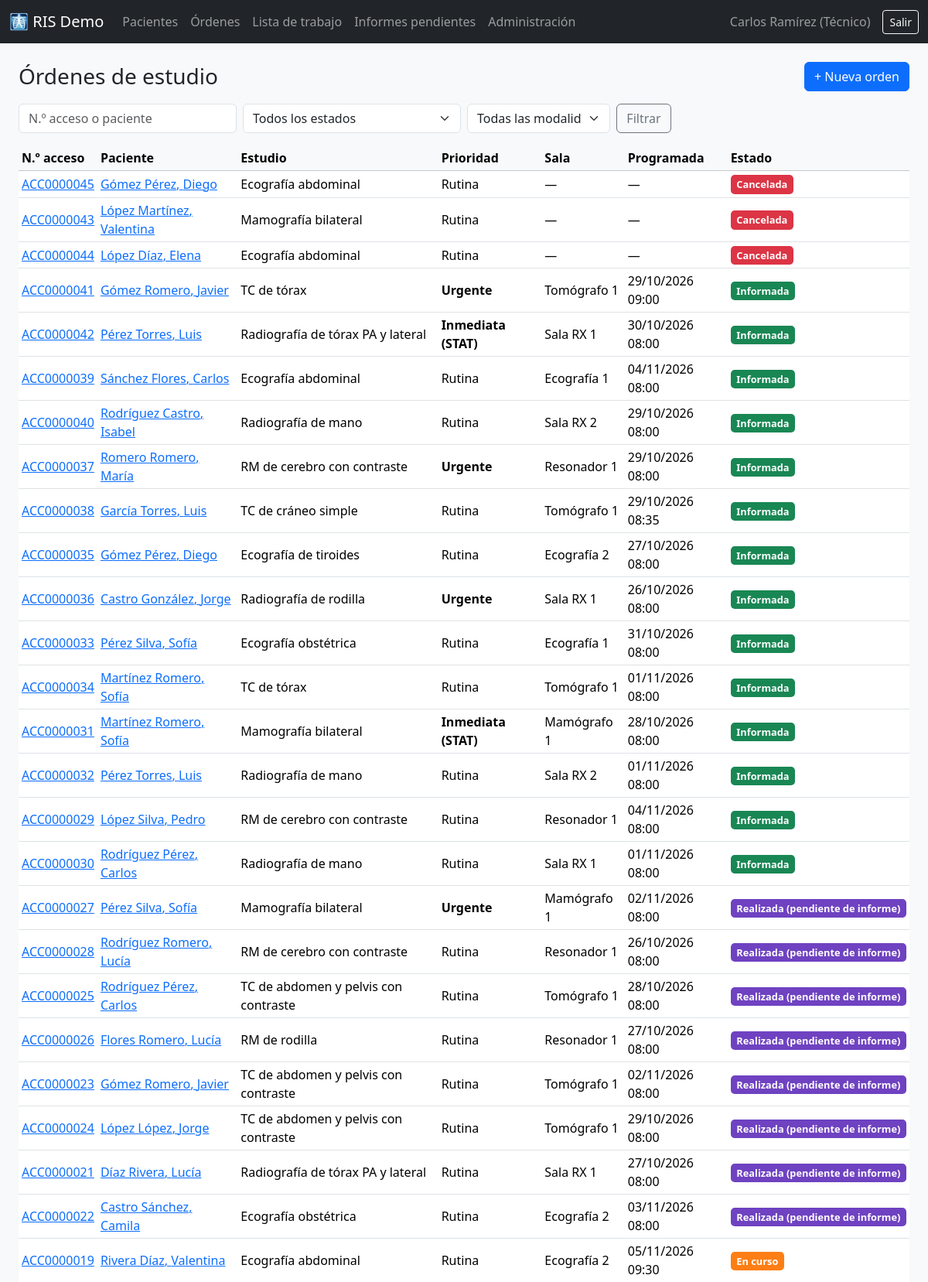
The app's page /ordenes/ (signed in, upper part) with its own data.
### ris/models.py (models this page shows, shortened)
class Orden(models.Model):
    class Prioridad(models.TextChoices):
        RUTINA = "RUTINA", "Rutina"
        URGENTE = "URGENTE", "Urgente"
        STAT = "STAT", "Inmediata (STAT)"
    class Estado(models.TextChoices):
        SOLICITADA = "SOLICITADA", "Solicitada"
        PROGRAMADA = "PROGRAMADA", "Programada"
        EN_CURSO = "EN_CURSO", "En curso"
        REALIZADA = "REALIZADA", "Realizada (pendiente de informe)"
        INFORMADA = "INFORMADA", "Informada"
        CANCELADA = "CANCELADA", "Cancelada"
    numero_acceso = models.CharField(
        "N.º de acceso", max_length=20, unique=True, null=True, blank=True, editable=False
    )
    paciente = models.ForeignKey(Paciente, on_delete=models.PROTECT, related_name="ordenes")
    procedimiento = models.ForeignKey(Procedimiento, on_delete=models.PROTECT, related_name="ordenes")
    medico_solicitante = models.CharField("Médico solicitante", max_length=150)
    indicacion_clinica = models.TextField("Indicación clínica")
    prioridad = models.CharField(max_length=10, choices=Prioridad.choices, default=Prioridad.RUTINA)
    estado = models.CharField(max_length=12, choices=Estado.choices, default=Estado.SOLICITADA)
    sala = models.ForeignKey(Sala, on_delete=models.SET_NULL, null=True, blank=True, related_name="ordenes")
    fecha_programada = models.DateTimeField("Fecha y hora programada", null=True, blank=True)
    fecha_inicio = models.DateTimeField(null=True, blank=True)
    fecha_realizacion = models.DateTimeField("Fecha de realización", null=True, blank=True)
    tecnico = models.ForeignKey(
        settings.AUTH_USER_MODEL,
        on_delete=models.SET_NULL,
        null=True,
        blank=True,
        related_name="estudios_realizados",
        verbose_name="Técnico",
    )
    creado = models.DateTimeField("Fecha de solicitud", auto_now_add=True)
    class Meta:
        ordering = ["-creado"]
        verbose_name_plural = "órdenes"

class Paciente(models.Model):
    class Sexo(models.TextChoices):
        FEMENINO = "F", "Femenino"
        MASCULINO = "M", "Masculino"
        OTRO = "O", "Otro"
    historia_clinica = models.CharField(
        "N.º historia clínica", max_length=20, unique=True, null=True, blank=True, editable=False
    )
    documento = models.CharField("Documento de identidad", max_length=20, unique=True)
    nombres = models.CharField(max_length=100)
    apellidos = models.CharField(max_length=100)
    fecha_nacimiento = models.DateField("Fecha de nacimiento")
    sexo = models.CharField(max_length=1, choices=Sexo.choices)
    telefono = models.CharField("Teléfono", max_length=30, blank=True)
    email = models.EmailField(blank=True)
    creado = models.DateTimeField(auto_now_add=True)
    class Meta:
        ordering = ["apellidos", "nombres"]

class Procedimiento(models.Model):
    codigo = models.CharField("Código", max_length=20, unique=True)
    nombre = models.CharField(max_length=200)
    modalidad = models.CharField(max_length=2, choices=Modalidad.choices)
    duracion_minutos = models.PositiveIntegerField("Duración (min)", default=15)
    class Meta:
        ordering = ["modalidad", "nombre"]

class Sala(models.Model):
    nombre = models.CharField(max_length=100, unique=True)
    modalidad = models.CharField(max_length=2, choices=Modalidad.choices)
    activa = models.BooleanField(default=True)
    class Meta:
        ordering = ["modalidad", "nombre"]
        verbose_name_plural = "salas"

### ris/views.py (the view, shortened to what this page needs)
# urls.py: path("ordenes/", views.ordenes_lista, name="ordenes"),
@login_required
def ordenes_lista(request):
    estado = request.GET.get("estado", "")
    modalidad = request.GET.get("modalidad", "")
    q = request.GET.get("q", "").strip()
    ordenes = Orden.objects.select_related(*RELACIONES_ORDEN)
    if estado:
        ordenes = ordenes.filter(estado=estado)
    if modalidad:
        ordenes = ordenes.filter(procedimiento__modalidad=modalidad)
    return render(
        request,
        "ris/ordenes/lista.html",
        {
            "ordenes": ordenes,
            "estados": Orden.Estado.choices,
            "modalidades": Modalidad.choices,
            "filtro": {"estado": estado, "modalidad": modalidad, "q": q},
        },
    )

### ris/templates/ris/ordenes/lista.html (shortened to what this page needs)
{% extends "ris/base.html" %}
{% block contenido %}
<div class="d-flex justify-content-between align-items-center mb-3">
  <h1 class="h3 mb-0">Órdenes de estudio</h1>
  <a class="btn btn-primary" href="{% url 'ris:orden_nueva' %}">+ Nueva orden</a>
</div>
<form class="row g-2 mb-3" method="get">
  <div class="col-md-3">
    <input class="form-control" name="q" value="{{ filtro.q }}" placeholder="N.º acceso o paciente">
  </div>
  <div class="col-md-3">
    <select class="form-select" name="estado">
      <option value="">Todos los estados</option>
    </select>
  </div>
  <div class="col-md-2">
    <select class="form-select" name="modalidad">
      <option value="">Todas las modalidades</option>
    </select>
  </div>
  <div class="col-auto"><button class="btn btn-outline-secondary">Filtrar</button></div>
</form>
{% include "ris/_tabla_ordenes.html" %}
{% endblock %}

### ris/templates/ris/base.html (shortened to what this page needs)
<!doctype html>
<html lang="es">
<head>
  <link href="https://cdn.jsdelivr.net/npm/bootstrap@5.3.3/dist/css/bootstrap.min.css" rel="stylesheet">
</head>
<body class="bg-light">
<nav class="navbar navbar-expand navbar-dark bg-dark mb-4">
  <div class="container-fluid">
    <a class="navbar-brand" href="{% url 'ris:dashboard' %}">🩻 RIS Demo</a>
    {% if user.is_authenticated %}
      <ul class="navbar-nav me-auto">
        <li class="nav-item"><a class="nav-link" href="{% url 'ris:pacientes' %}">Pacientes</a></li>
        <li class="nav-item"><a class="nav-link" href="{% url 'ris:ordenes' %}">Órdenes</a></li>
        <li class="nav-item"><a class="nav-link" href="{% url 'ris:worklist' %}">Lista de trabajo</a></li>
        <li class="nav-item"><a class="nav-link" href="{% url 'ris:informes' %}">Informes pendientes</a></li>
        <li class="nav-item"><a class="nav-link" href="{% url 'admin:index' %}">Administración</a></li>
      </ul>
      <span class="navbar-text me-3">{{ user.get_full_name|default:user.username }}</span>
      <form method="post" action="{% url 'admin:logout' %}">
        <button class="btn btn-outline-light btn-sm">Salir</button>
      </form>
    {% endif %}
  </div>
</nav>
<main class="container-fluid px-4 pb-5">
  {% block contenido %}{% endblock %}
</main>
</body>
</html>

### ris/templates/ris/_tabla_ordenes.html
<table class="table table-sm table-hover align-middle bg-white">
  <thead class="table-light">
    <tr>
      <th>N.º acceso</th>
      {% if not ocultar_paciente %}<th>Paciente</th>{% endif %}
      <th>Estudio</th>
      <th>Prioridad</th>
      <th>Sala</th>
      <th>Programada</th>
      <th>Estado</th>
    </tr>
  </thead>
  <tbody>
  {% for o in ordenes %}
    <tr>
      <td><a href="{% url 'ris:orden_detalle' o.pk %}">{{ o.numero_acceso }}</a></td>
      {% if not ocultar_paciente %}
        <td><a href="{% url 'ris:paciente_detalle' o.paciente.pk %}">{{ o.paciente.apellidos }}, {{ o.paciente.nombres }}</a></td>
      {% endif %}
      <td>{{ o.procedimiento.nombre }}</td>
      <td class="prio-{{ o.prioridad }}">{{ o.get_prioridad_display }}</td>
      <td>{{ o.sala.nombre|default:"—" }}</td>
      <td>{{ o.fecha_programada|date:"d/m/Y H:i"|default:"—" }}</td>
      <td><span class="estado estado-{{ o.estado }}">{{ o.get_estado_display }}</span></td>
    </tr>
  {% empty %}
    <tr><td colspan="7" class="text-muted text-center py-3">No hay órdenes.</td></tr>
  {% endfor %}
  </tbody>
</table>

### ris/templates/ris/base.html (style rules this page uses)
.estado { display:inline-block; padding:.2em .6em; border-radius:.4em; color:#fff; font-size:.8em; font-weight:600; white-space:nowrap; }
.estado-EN_CURSO { background:#fd7e14; }
.estado-REALIZADA { background:#6f42c1; }
.estado-INFORMADA { background:#198754; }
.estado-CANCELADA { background:#dc3545; }
.prio-URGENTE { color:#fd7e14; font-weight:700; }
.prio-STAT { color:#dc3545; font-weight:700; }

### records on screen
Orden: numero_acceso "ACC0000045", paciente.apellidos "Gómez Pérez", paciente.nombres "Diego", procedimiento.nombre "Ecografía abdominal", prioridad "Rutina", sala.nombre "—", fecha_programada "—", estado "Cancelada"
Orden: numero_acceso "ACC0000043", paciente.apellidos "López Martínez", paciente.nombres "Valentina", procedimiento.nombre "Mamografía bilateral", prioridad "Rutina", sala.nombre "—", fecha_programada "—", estado "Cancelada"
Orden: numero_acceso "ACC0000044", paciente.apellidos "López Díaz", paciente.nombres "Elena", procedimiento.nombre "Ecografía abdominal", prioridad "Rutina", sala.nombre "—", fecha_programada "—", estado "Cancelada"
Orden: numero_acceso "ACC0000041", paciente.apellidos "Gómez Romero", paciente.nombres "Javier", procedimiento.nombre "TC de tórax", prioridad "Urgente", sala.nombre "Tomógrafo 1", fecha_programada "29/10/2026 09:00", estado "Informada"
Orden: numero_acceso "ACC0000042", paciente.apellidos "Pérez Torres", paciente.nombres "Luis", procedimiento.nombre "Radiografía de tórax PA y lateral", prioridad "Inmediata (STAT)", sala.nombre "Sala RX 1", fecha_programada "30/10/2026 08:00", estado "Informada"
Orden: numero_acceso "ACC0000039", paciente.apellidos "Sánchez Flores", paciente.nombres "Carlos", procedimiento.nombre "Ecografía abdominal", prioridad "Rutina", sala.nombre "Ecografía 1", fecha_programada "04/11/2026 08:00", estado "Informada"
Orden: numero_acceso "ACC0000040", paciente.apellidos "Rodríguez Castro", paciente.nombres "Isabel", procedimiento.nombre "Radiografía de mano", prioridad "Rutina", sala.nombre "Sala RX 2", fecha_programada "29/10/2026 08:00", estado "Informada"
Orden: numero_acceso "ACC0000037", paciente.apellidos "Romero Romero", paciente.nombres "María", procedimiento.nombre "RM de cerebro con contraste", prioridad "Urgente", sala.nombre "Resonador 1", fecha_programada "29/10/2026 08:00", estado "Informada"
Orden: numero_acceso "ACC0000038", paciente.apellidos "García Torres", paciente.nombres "Luis", procedimiento.nombre "TC de cráneo simple", prioridad "Rutina", sala.nombre "Tomógrafo 1", fecha_programada "29/10/2026 08:35", estado "Informada"
Orden: numero_acceso "ACC0000035", paciente.apellidos "Gómez Pérez", paciente.nombres "Diego", procedimiento.nombre "Ecografía de tiroides", prioridad "Rutina", sala.nombre "Ecografía 2", fecha_programada "27/10/2026 08:00", estado "Informada"
Orden: numero_acceso "ACC0000036", paciente.apellidos "Castro González", paciente.nombres "Jorge", procedimiento.nombre "Radiografía de rodilla", prioridad "Urgente", sala.nombre "Sala RX 1", fecha_programada "26/10/2026 08:00", estado "Informada"
Orden: numero_acceso "ACC0000033", paciente.apellidos "Pérez Silva", paciente.nombres "Sofía", procedimiento.nombre "Ecografía obstétrica", prioridad "Rutina", sala.nombre "Ecografía 1", fecha_programada "31/10/2026 08:00", estado "Informada"
Orden: numero_acceso "ACC0000034", paciente.apellidos "Martínez Romero", paciente.nombres "Sofía", procedimiento.nombre "TC de tórax", prioridad "Rutina", sala.nombre "Tomógrafo 1", fecha_programada "01/11/2026 08:00", estado "Informada"
Orden: numero_acceso "ACC0000031", paciente.apellidos "Martínez Romero", paciente.nombres "Sofía", procedimiento.nombre "Mamografía bilateral", prioridad "Inmediata (STAT)", sala.nombre "Mamógrafo 1", fecha_programada "28/10/2026 08:00", estado "Informada"
Orden: numero_acceso "ACC0000032", paciente.apellidos "Pérez Torres", paciente.nombres "Luis", procedimiento.nombre "Radiografía de mano", prioridad "Rutina", sala.nombre "Sala RX 2", fecha_programada "01/11/2026 08:00", estado "Informada"
Orden: numero_acceso "ACC0000029", paciente.apellidos "López Silva", paciente.nombres "Pedro", procedimiento.nombre "RM de cerebro con contraste", prioridad "Rutina", sala.nombre "Resonador 1", fecha_programada "04/11/2026 08:00", estado "Informada"
Orden: numero_acceso "ACC0000030", paciente.apellidos "Rodríguez Pérez", paciente.nombres "Carlos", procedimiento.nombre "Radiografía de mano", prioridad "Rutina", sala.nombre "Sala RX 1", fecha_programada "01/11/2026 08:00", estado "Informada"
Orden: numero_acceso "ACC0000027", paciente.apellidos "Pérez Silva", paciente.nombres "Sofía", procedimiento.nombre "Mamografía bilateral", prioridad "Urgente", sala.nombre "Mamógrafo 1", fecha_programada "02/11/2026 08:00", estado "Realizada (pendiente de informe)"
Orden: numero_acceso "ACC0000028", paciente.apellidos "Rodríguez Romero", paciente.nombres "Lucía", procedimiento.nombre "RM de cerebro con contraste", prioridad "Rutina", sala.nombre "Resonador 1", fecha_programada "26/10/2026 08:00", estado "Realizada (pendiente de informe)"
Orden: numero_acceso "ACC0000025", paciente.apellidos "Rodríguez Pérez", paciente.nombres "Carlos", procedimiento.nombre "TC de abdomen y pelvis con contraste", prioridad "Rutina", sala.nombre "Tomógrafo 1", fecha_programada "28/10/2026 08:00", estado "Realizada (pendiente de informe)"
Orden: numero_acceso "ACC0000026", paciente.apellidos "Flores Romero", paciente.nombres "Lucía", procedimiento.nombre "RM de rodilla", prioridad "Rutina", sala.nombre "Resonador 1", fecha_programada "27/10/2026 08:00", estado "Realizada (pendiente de informe)"
Orden: numero_acceso "ACC0000023", paciente.apellidos "Gómez Romero", paciente.nombres "Javier", procedimiento.nombre "TC de abdomen y pelvis con contraste", prioridad "Rutina", sala.nombre "Tomógrafo 1", fecha_programada "02/11/2026 08:00", estado "Realizada (pendiente de informe)"
Orden: numero_acceso "ACC0000024", paciente.apellidos "López López", paciente.nombres "Jorge", procedimiento.nombre "TC de abdomen y pelvis con contraste", prioridad "Rutina", sala.nombre "Tomógrafo 1", fecha_programada "29/10/2026 08:00", estado "Realizada (pendiente de informe)"
Orden: numero_acceso "ACC0000021", paciente.apellidos "Díaz Rivera", paciente.nombres "Lucía", procedimiento.nombre "Radiografía de tórax PA y lateral", prioridad "Rutina", sala.nombre "Sala RX 1", fecha_programada "27/10/2026 08:00", estado "Realizada (pendiente de informe)"
Orden: numero_acceso "ACC0000022", paciente.apellidos "Castro Sánchez", paciente.nombres "Camila", procedimiento.nombre "Ecografía obstétrica", prioridad "Rutina", sala.nombre "Ecografía 2", fecha_programada "03/11/2026 08:00", estado "Realizada (pendiente de informe)"
Orden: numero_acceso "ACC0000019", paciente.apellidos "Rivera Díaz", paciente.nombres "Valentina", procedimiento.nombre "Ecografía abdominal", prioridad "Rutina", sala.nombre "Ecografía 2", fecha_programada "05/11/2026 09:30", estado "En curso"

### other values on screen
{{ user.get_full_name|default:user.username }} "Carlos Ramírez (Técnico)"
